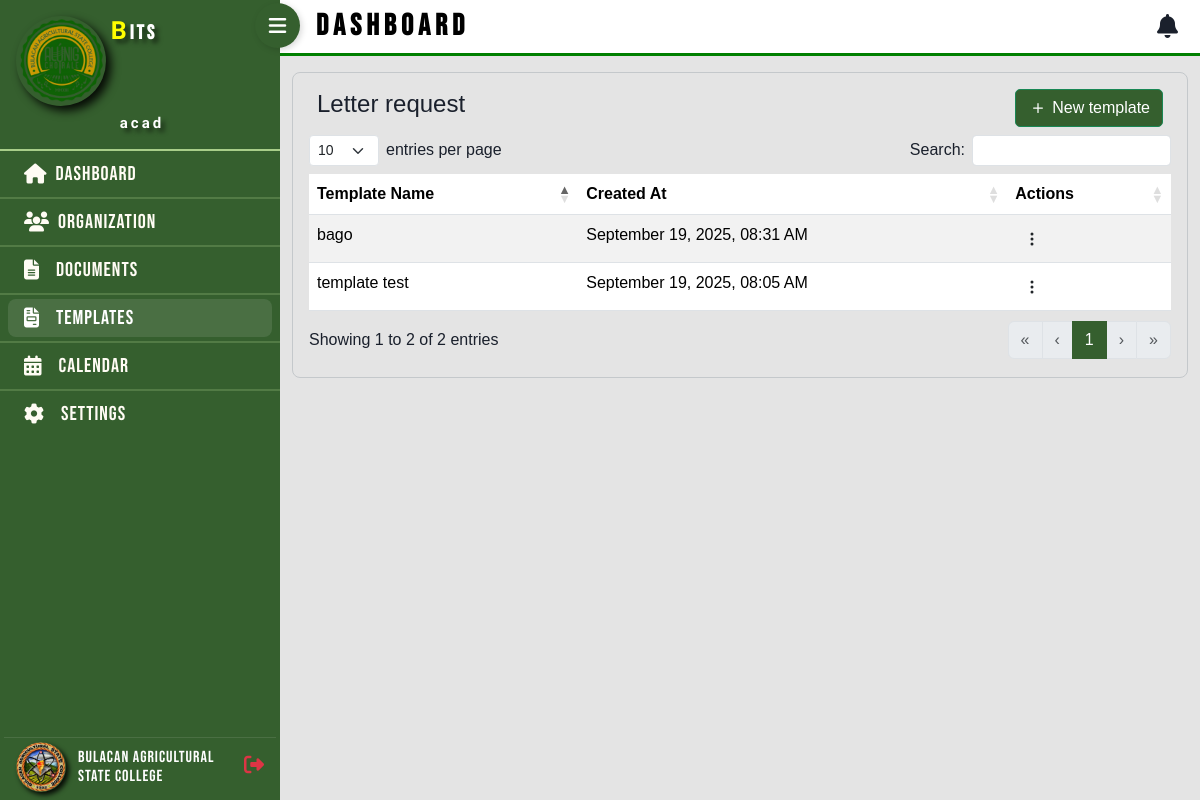
/pages/organization/templates.php (signed in), run on an earlier commit of the app's database.
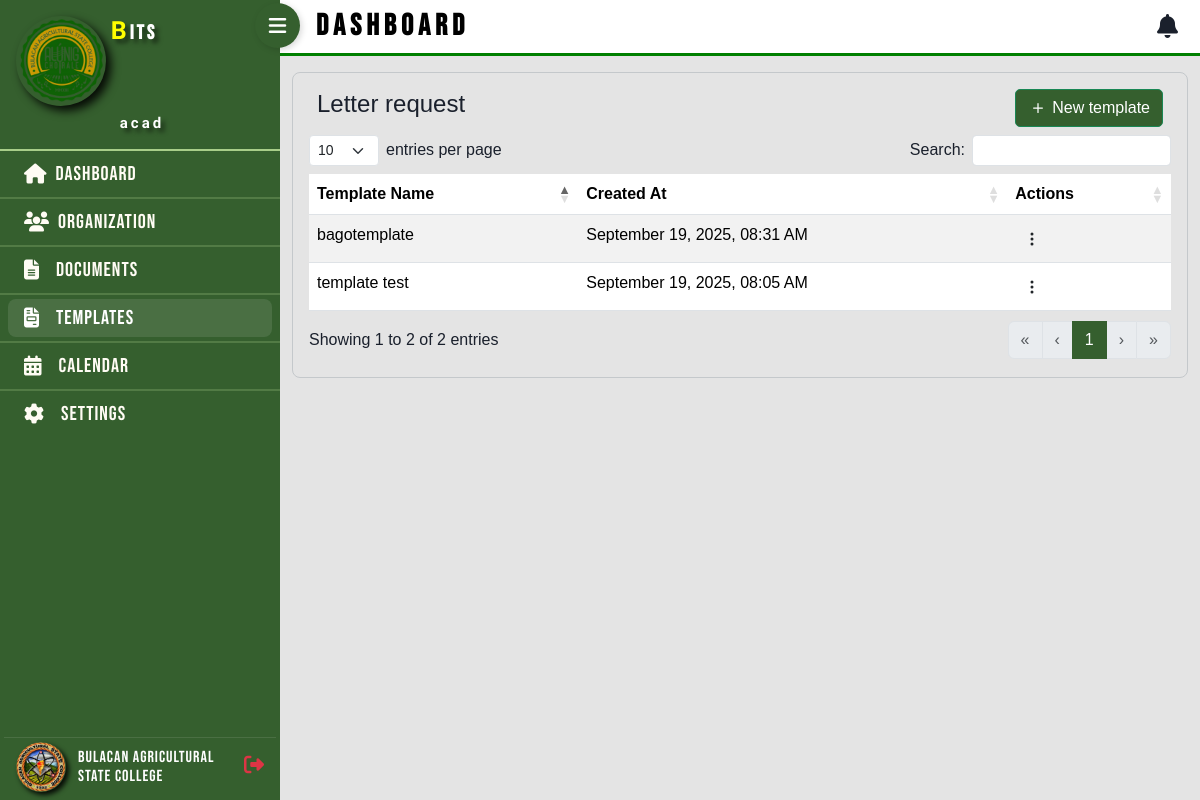
And on a later commit of the database.
### tables this page shows
CREATE TABLE `templates` (
  `template_id` int(11) NOT NULL,
  `template_name` varchar(255) NOT NULL,
  `content_html` longtext NOT NULL,
  `created_at` timestamp NOT NULL DEFAULT current_timestamp()
);

### config/dbcon.php (called while the page is built, shortened)
<?php
    function formatDateTime($rawDate) {
        try {
            $date = new DateTime($rawDate);
            return $date->format('F j, Y, h:i A');
        } catch (Exception $e) {
            return 'Invalid date';
        }
    }
?>

### pages/organization/templates.php (the view, shortened to what this page needs)
<!DOCTYPE html>
<html lang="en">
<head>
	<link rel="icon"  href="../../img/logo/logo_osas.png"><link rel="stylesheet" href="../../assets/externalCSS/dash.css">
    <link rel="stylesheet" href="../../assets/alertifyjs/css/alertify.min.css"> <script src="../../assets/alertifyjs/alertify.min.js"></script> <link rel="stylesheet" href="../../assets/css/bootstrap.min.css">
	<link rel="stylesheet" href="../../assets/datatables/bootstrap.min.css" /> <link rel="stylesheet" href="../../assets/datatables/dataTables.bootstrap5.css" /> <link rel="stylesheet" href="../../assets/externalCSS/style.css">
	<link href='https://unpkg.com/boxicons@2.0.9/css/boxicons.min.css' rel='stylesheet'>
	<link href='https://cdn.jsdelivr.net/npm/fullcalendar@6.1.8/main.min.css' rel='stylesheet' />
	<link href="https://cdnjs.cloudflare.com/ajax/libs/font-awesome/6.4.2/css/all.min.css" rel="stylesheet">
</head>
<?php
  require '../../config/dbcon.php';
    $stmt = $conn->prepare("SELECT template_id, template_name, created_at FROM templates ORDER BY created_at DESC");
    $stmt->execute();
    $templates = $stmt->get_result()->fetch_all(MYSQLI_ASSOC);
?>
<body>
        <?php
        include '../Components/sidebar.php';
        ?>
        <div class="container-fluid">
				<div class="container-fluid rounded-3 border border-secondary-subtle p-3 my-3">
					<div class="d-flex justify-content-between align-items-center px-2">
						<h4>Letter request</h4>
						<button id="templateModalButton" data-bs-toggle="modal" data-bs-target="#templateModal" type="button" class="basc-green-button btn btn-success d-flex justify-content-center align-items-center">
							<svg xmlns="http://www.w3.org/2000/svg" width="20" height="20" fill="currentColor" class="bi bi-plus" viewBox="0 0 16 16">
								<path d="M8 4a.5.5 0 0 1 .5.5v3h3a.5.5 0 0 1 0 1h-3v3a.5.5 0 0 1-1 0v-3h-3a.5.5 0 0 1 0-1h3v-3A.5.5 0 0 1 8 4"/>
							</svg>&nbsp;New template
						</button>
					</div>
					<table id="myTable" class="table table-striped text-start">
						<thead>
							<tr>
                            <th>Template Name</th>
                            <th>Created At</th>
                            <th>Actions</th>
							</tr>
						</thead>
						<tbody >
                            <?php foreach ($templates as $template): ?>
                                <tr>
                                    <td><?php echo htmlspecialchars($template['template_name']); ?></td>
                                    <td><?php echo htmlspecialchars(formatDateTime($template['created_at'])); ?></td>
                                    <td>
                                        <div class="btn-group dropstart">
                                            <button class="btn btn-sm" type="button" data-bs-toggle="dropdown" aria-expanded="false">
                                                <svg xmlns="http://www.w3.org/2000/svg" width="16" height="16" fill="currentColor" class="bi bi-three-dots-vertical" viewBox="0 0 16 16">
                                                    <path d="M9.5 13a1.5 1.5 0 1 1-3 0 1.5 1.5 0 0 1 3 0m0-5a1.5 1.5 0 1 1-3 0 1.5 1.5 0 0 1 3 0m0-5a1.5 1.5 0 1 1-3 0 1.5 1.5 0 0 1 3 0"/>
                                                </svg>
                                            </button>
                                        </div>
                                    </td>
                                </tr>
                            <?php endforeach; ?>
						</tbody>
					</table>
				</div>
			</div>
		</main>
		</div>
</body>
</html>

What changed in the data, as far as the page shows it:
changed templates: template_name "bago" → "bagotemplate"
